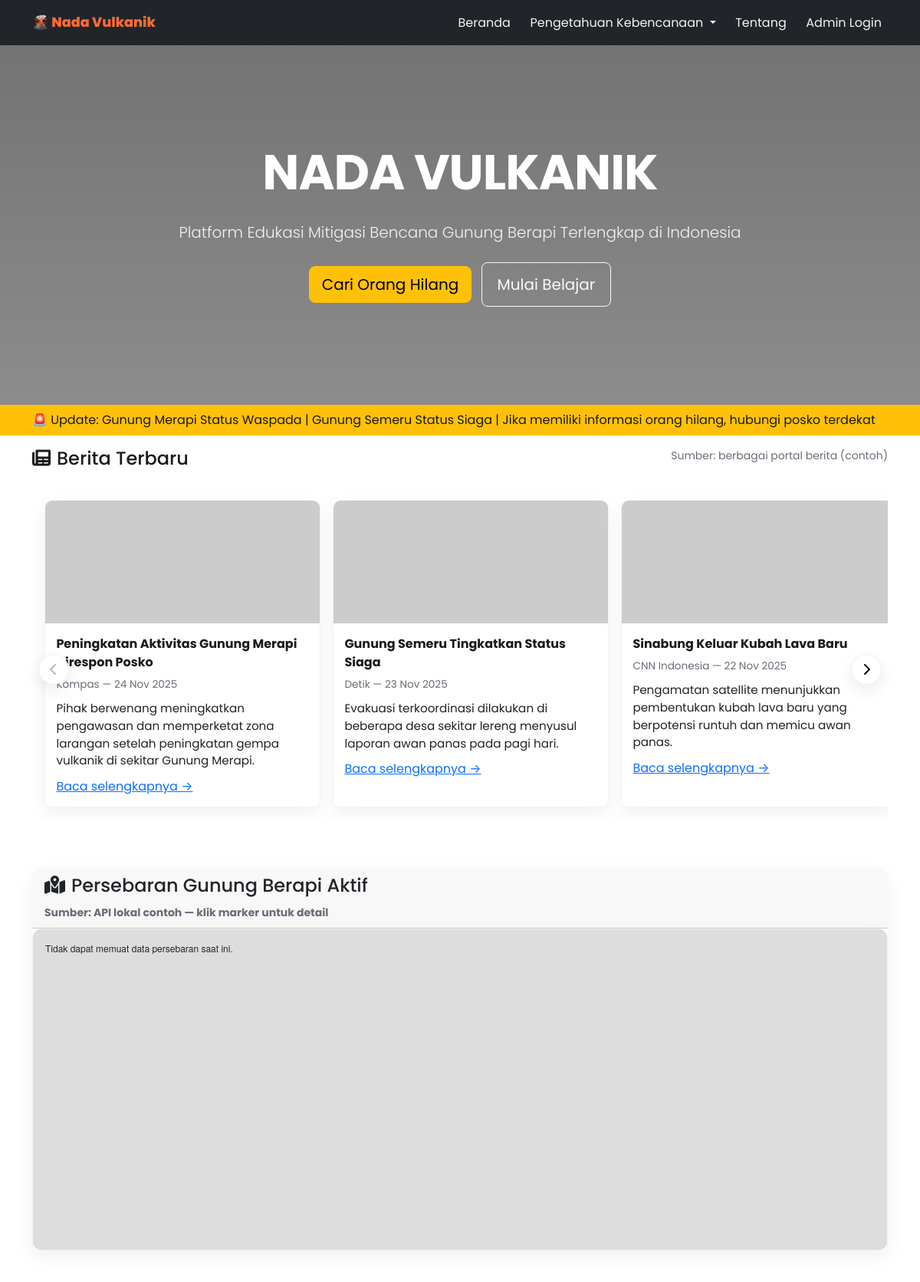
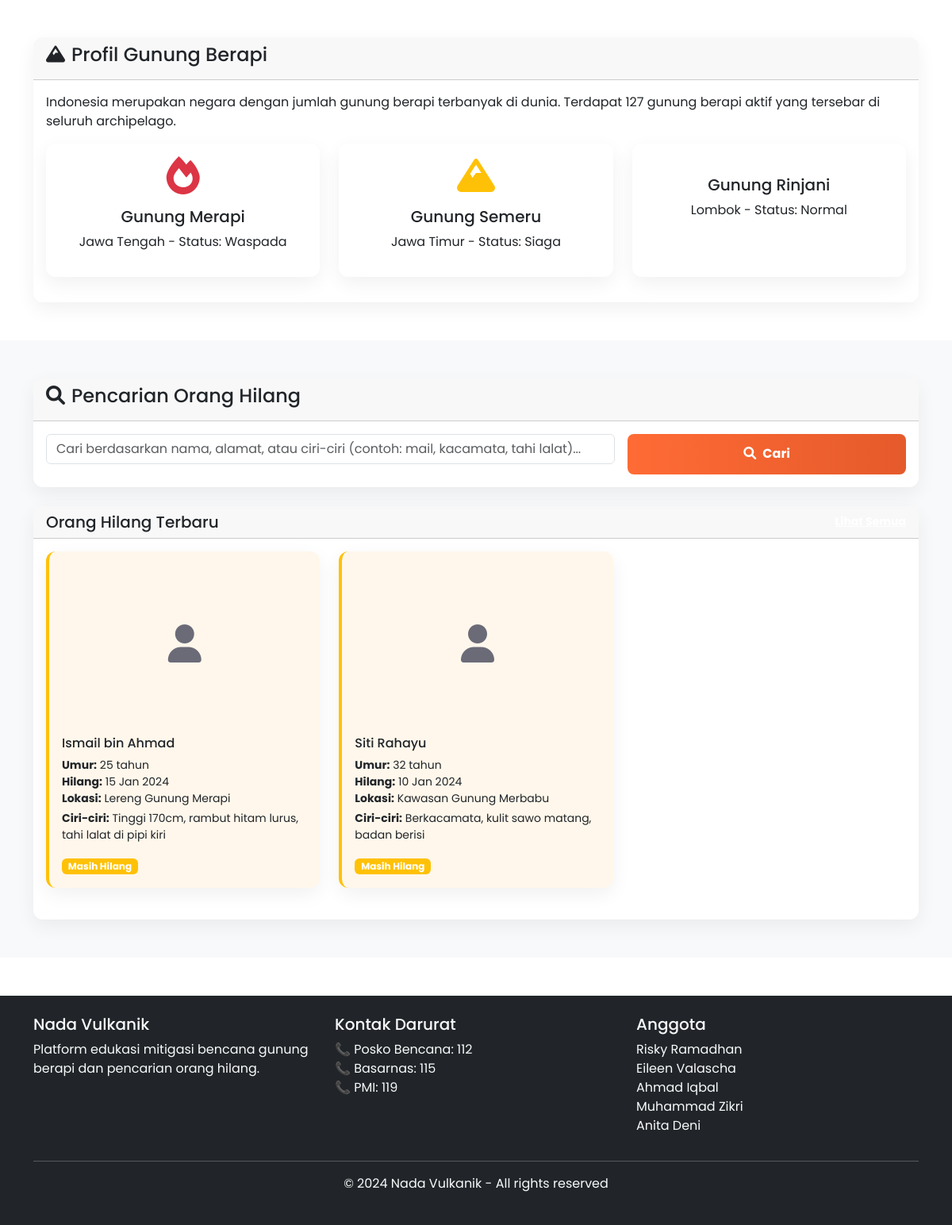
The page / on the database its author committed (2 pictures, top to bottom).
### tables this page shows
CREATE TABLE `orang_hilang` (
  `id` int(11) NOT NULL,
  `nama` varchar(100) NOT NULL,
  `umur` int(11) DEFAULT NULL,
  `alamat` text DEFAULT NULL,
  `ciri_fisik` text DEFAULT NULL,
  `tanggal_hilang` date DEFAULT NULL,
  `lokasi_hilang` varchar(255) DEFAULT NULL,
  `foto` varchar(255) DEFAULT NULL,
  `status` enum('hilang','ditemukan') DEFAULT 'hilang',
  `created_at` timestamp NOT NULL DEFAULT current_timestamp()
);

### index.php (the view, shortened to what this page needs)
<?php
require 'config.php';
$orang_hilang_query = "SELECT * FROM orang_hilang WHERE status = 'hilang' ORDER BY tanggal_hilang DESC LIMIT 6";
$orang_hilang_result = $conn->query($orang_hilang_query);
?>
<!DOCTYPE html>
<html lang="id">
<head>
    <link href="https://cdn.jsdelivr.net/npm/bootstrap@5.3.0/dist/css/bootstrap.min.css" rel="stylesheet">
    <link rel="stylesheet" href="https://cdnjs.cloudflare.com/ajax/libs/font-awesome/6.0.0/css/all.min.css">
    <link rel="stylesheet" href="css/index.css">
    <link rel="stylesheet" href="https://unpkg.com/leaflet@1.9.4/dist/leaflet.css"/>
</head>
<body>
    <nav class="navbar navbar-expand-lg navbar-dark bg-dark sticky-top">
        <div class="container">
            <a class="navbar-brand" href="index.php">🌋 Nada Vulkanik</a>
            <div class="navbar-nav ms-auto">
                <a class="nav-link active" href="index.php">Beranda</a>
                <div class="nav-item dropdown">
                    <a class="nav-link dropdown-toggle" href="#" role="button" data-bs-toggle="dropdown">
                        Pengetahuan Kebencanaan
                    </a>
                </div>
                <a class="nav-link" href="tentang.php">Tentang</a>
                <a class="nav-link" href="login.php">Admin Login</a>
            </div>
        </div>
    </nav>
    <section class="hero-section py-5">
        <div class="container text-center">
            <h1 class="display-3 fw-bold mb-4">NADA VULKANIK</h1>
            <p class="lead mb-4">Platform Edukasi Mitigasi Bencana Gunung Berapi Terlengkap di Indonesia</p>
            <a href="#pencarian" class="btn btn-warning btn-lg">Cari Orang Hilang</a>
            <a href="#pengetahuan" class="btn btn-outline-light btn-lg ms-2">Mulai Belajar</a>
        </div>
    </section>
    <div class="bg-warning py-2">
        <div class="container">
            <marquee behavior="scroll" direction="left">
                🚨 Update: Gunung Merapi Status Waspada | Gunung Semeru Status Siaga | Jika memiliki informasi orang hilang, hubungi posko terdekat
            </marquee>
        </div>
    </div>
    <section id="berita" class="py-3 bg-white">
        <div class="container">
            <div class="row mb-2">
                <div class="col-12">
                    <div class="d-flex justify-content-between align-items-start mb-2">
                        <h4 class="mb-0"><i class="fas fa-newspaper me-2"></i>Berita Terbaru</h4>
                        <small class="text-muted">Sumber: berbagai portal berita (contoh)</small>
                    </div>
                    <div class="news-scroller-wrapper">
                        <div class="news-scroller" id="newsScroller">
                            <article class="news-card">
                                <img class="news-image" src="https://via.placeholder.com/640x360?text=Merapi+Eruption" alt="Merapi">
                                <div class="news-body">
                                    <div class="news-title">Peningkatan Aktivitas Gunung Merapi Direspon Posko</div>
                                    <div class="news-meta">Kompas — 24 Nov 2025</div>
                                    <div class="news-excerpt">Pihak berwenang meningkatkan pengawasan dan memperketat zona larangan setelah peningkatan gempa vulkanik di sekitar Gunung Merapi.</div>
                                    <a href="https://www.kompas.com/" target="_blank" rel="noopener noreferrer">Baca selengkapnya →</a>
                                </div>
                            </article>
                            <article class="news-card">
                                <img class="news-image" src="https://via.placeholder.com/640x360?text=Semeru+Alert" alt="Semeru">
                                <div class="news-body">
                                    <div class="news-title">Gunung Semeru Tingkatkan Status Siaga</div>
                                    <div class="news-meta">Detik — 23 Nov 2025</div>
                                    <div class="news-excerpt">Evakuasi terkoordinasi dilakukan di beberapa desa sekitar lereng menyusul laporan awan panas pada pagi hari.</div>
                                    <a href="https://www.detik.com/" target="_blank" rel="noopener noreferrer">Baca selengkapnya →</a>
                                </div>
                            </article>
                            <article class="news-card">
                                <img class="news-image" src="https://via.placeholder.com/640x360?text=Sinabung+Update" alt="Sinabung">
                                <div class="news-body">
                                    <div class="news-title">Sinabung Keluar Kubah Lava Baru</div>
                                    <div class="news-meta">CNN Indonesia — 22 Nov 2025</div>
                                    <div class="news-excerpt">Pengamatan satellite menunjukkan pembentukan kubah lava baru yang berpotensi runtuh dan memicu awan panas.</div>
                                    <a href="https://www.cnnindonesia.com/" target="_blank" rel="noopener noreferrer">Baca selengkapnya →</a>
                                </div>
                            </article>
                        </div>
                        <div class="news-btns">
                            <button class="news-btn news-prev" id="newsPrev" aria-label="Previous news"><i class="fas fa-chevron-left"></i></button>
                            <button class="news-btn news-next" id="newsNext" aria-label="Next news"><i class="fas fa-chevron-right"></i></button>
                        </div>
                    </div>
                </div>
            </div>
        </div>
    </section>
    <section id="persebaran" class="py-4 bg-white">
        <div class="container">
            <div class="row mb-3">
                <div class="col-12">
                    <div class="card">
                        <div class="card-header">
                            <h4><i class="fas fa-map-marked-alt me-2"></i>Persebaran Gunung Berapi Aktif</h4>
                            <small class="text-muted">Sumber: API lokal contoh — klik marker untuk detail</small>
                        </div>
                        <div class="card-body p-0">
                            <div id="volcanoMap" class="volcano-map"></div>
                        </div>
                    </div>
                </div>
            </div>
        </div>
    </section>
    <div class="container my-5" id="pengetahuan">
        <div class="row mb-5">
            <div class="col-12">
                <div class="card">
                    <div class="card-header">
                        <h4><i class="fas fa-mountain me-2"></i>Profil Gunung Berapi</h4>
                    </div>
                    <div class="card-body">
                        <p>Indonesia merupakan negara dengan jumlah gunung berapi terbanyak di dunia. Terdapat 127 gunung berapi aktif yang tersebar di seluruh archipelago.</p>
                        <div class="row">
                            <div class="col-md-4 mb-3">
                                <div class="card h-100">
                                    <div class="card-body text-center">
                                        <i class="fas fa-fire text-danger fa-3x mb-3"></i>
                                        <h5>Gunung Merapi</h5>
                                        <p>Jawa Tengah - Status: Waspada</p>
                                    </div>
                                </div>
                            </div>
                            <div class="col-md-4 mb-3">
                                <div class="card h-100">
                                    <div class="card-body text-center">
                                        <i class="fas fa-mountain text-warning fa-3x mb-3"></i>
                                        <h5>Gunung Semeru</h5>
                                        <p>Jawa Timur - Status: Siaga</p>
                                    </div>
                                </div>
                            </div>
                            <div class="col-md-4 mb-3">
                                <div class="card h-100">
                                    <div class="card-body text-center">
                                        <h5>Gunung Rinjani</h5>
                                        <p>Lombok - Status: Normal</p>
                                    </div>
                                </div>
                            </div>
                        </div>
                    </div>
                </div>
            </div>
        </div>
    </div>
    <section id="pencarian" class="py-5 bg-light">
        <div class="container">
            <div class="row mb-4">
                <div class="col-12">
                    <div class="card">
                        <div class="card-header">
                            <h4><i class="fas fa-search me-2"></i>Pencarian Orang Hilang</h4>
                        </div>
                        <div class="card-body">
                            <form method="GET" class="row g-3">
                                <div class="col-md-8">
                                    <input type="text" class="form-control" name="search"
                                           placeholder="Cari berdasarkan nama, alamat, atau ciri-ciri (contoh: mail, kacamata, tahi lalat)..."
                                           value="<?php echo isset($_GET['search']) ? htmlspecialchars($_GET['search']) : ''; ?>">
                                </div>
                                <div class="col-md-4">
                                    <button type="submit" class="btn btn-orange w-100">
                                        <i class="fas fa-search me-2"></i>Cari
                                    </button>
                                </div>
                            </form>
                        </div>
                    </div>
                </div>
            </div>
            <div class="row">
                <div class="col-12">
                    <div class="card">
                        <div class="card-header d-flex justify-content-between align-items-center">
                            <h5 class="mb-0">Orang Hilang Terbaru</h5>
                            <small><a href="#semua-orang-hilang" class="text-white">Lihat Semua</a></small>
                        </div>
                        <div class="card-body">
                            <?php if ($orang_hilang_result->num_rows > 0): ?>
                                <div class="row">
                                    <?php while($person = $orang_hilang_result->fetch_assoc()): ?>
                                        <div class="col-md-6 col-lg-4 mb-4">
                                            <div class="card person-card status-hilang">
                                                <div class="card-body">
                                                    <div class="text-center mb-3">
                                                        <?php if ($person['foto']): ?>
                                                            <img src="<?php echo $person['foto']; ?>" class="img-fluid rounded" style="max-height: 150px;" alt="Foto <?php echo htmlspecialchars($person['nama']); ?>">
                                                        <?php else: ?>
                                                            <div class="photo-placeholder rounded">
                                                                <i class="fas fa-user fa-3x"></i>
                                                            </div>
                                                        <?php endif; ?>
                                                    </div>
                                                    <h6 class="card-title"><?php echo htmlspecialchars($person['nama']); ?></h6>
                                                    <p class="card-text small mb-1">
                                                        <strong>Umur:</strong> <?php echo $person['umur']; ?> tahun<br>
                                                        <strong>Hilang:</strong> <?php echo date('d M Y', strtotime($person['tanggal_hilang'])); ?><br>
                                                        <strong>Lokasi:</strong> <?php echo htmlspecialchars($person['lokasi_hilang']); ?>
                                                    </p>
                                                    <p class="card-text small">
                                                        <strong>Ciri-ciri:</strong> <?php echo htmlspecialchars($person['ciri_fisik']); ?>
                                                    </p>
                                                    <div class="mt-2">
                                                        <span class="badge bg-warning">Masih Hilang</span>
                                                    </div>
                                                </div>
                                            </div>
                                        </div>
                                    <?php endwhile; ?>
                                </div>
                            <?php endif; ?>
                        </div>
                    </div>
                </div>
            </div>
        </div>
    </section>
    <footer class="bg-dark text-light py-4 mt-5">
        <div class="container">
            <div class="row">
                <div class="col-md-4">
                    <h5>Nada Vulkanik</h5>
                    <p>Platform edukasi mitigasi bencana gunung berapi dan pencarian orang hilang.</p>
                </div>
                <div class="col-md-4">
                    <h5>Kontak Darurat</h5>
                    <ul class="list-unstyled">
                        <li>📞 Posko Bencana: 112</li>
                        <li>📞 Basarnas: 115</li>
                        <li>📞 PMI: 119</li>
                    </ul>
                </div>
                <div class="col-md-4">
                    <h5>Anggota</h5>
                    <ul class="list-unstyled">
                        <li>Risky Ramadhan</li>
                        <li>Eileen Valascha</li>
                        <li>Ahmad Iqbal</li>
                        <li>Muhammad Zikri</li>
                        <li>Anita Deni</li>
                    </ul>
                </div>
            </div>
            <hr>
            <div class="text-center">
                <p>&copy; 2024 Nada Vulkanik - All rights reserved</p>
            </div>
        </div>
    </footer>
</body>
</html>

### rows shown on the page
orang_hilang: nama "Ismail bin Ahmad", umur "25", tanggal_hilang "15 Jan 2024", lokasi_hilang "Lereng Gunung Merapi", ciri_fisik "Tinggi 170cm, rambut hitam lurus, tahi lalat di pipi kiri"
orang_hilang: nama "Siti Rahayu", umur "32", tanggal_hilang "10 Jan 2024", lokasi_hilang "Kawasan Gunung Merbabu", ciri_fisik "Berkacamata, kulit sawo matang, badan berisi"
